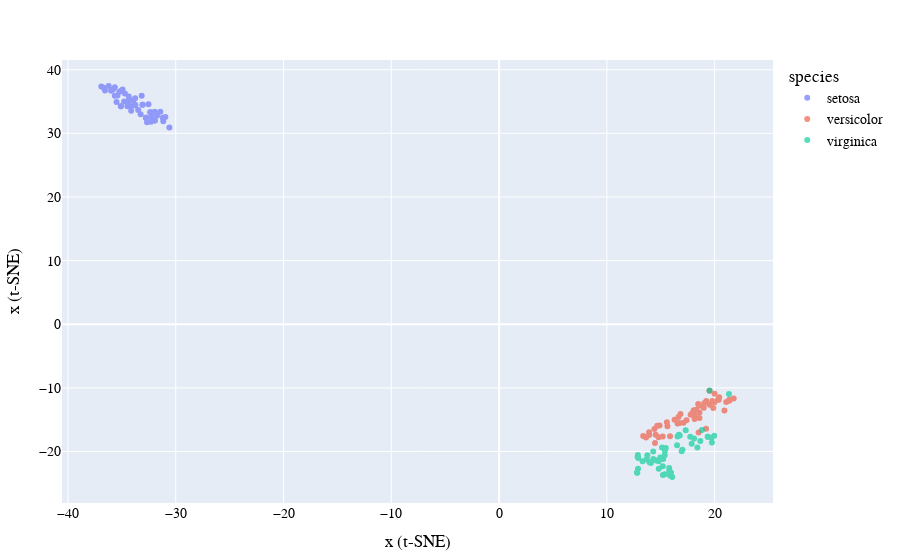

The notebook cell this image was saved under:
### Markdown cell above
## Project data into 2D with t-SNE
Within the Julia ML ecosystem, there is the **TSne** library for the t-SNE algorithm.
We will use the `scatter` method to plot the output of `tsne`.
Like before, we pull the iris dataset. 
Then, with the features of interest, we feed that data into the `tnse` function, inserting the data into the DataFrame for convenience.
The plot is a scatter plot, with the species signifying the color.

**Note:** The features are rescaled. 
This is usually done for t-SNE for better results and performance. 
The rescaled helper function is defined for that purpose.

### Code cell
using PlotlyJS, DataFrames, TSne, Statistics

function display_iris_tsne_2d()
    df = DataFrame(dataset("iris"))
    
    features = [:petal_length, :petal_width, :sepal_length, :sepal_width]
    
    rescale(A; dims=1) = (A .- mean(A, dims=dims)) ./ max.(std(A, dims=dims), eps())

    rescaled_features = rescale(Array(df[!,features]))
    tnse_features = tsne(rescaled_features, 2, 0, 1000, 30.0)
    insertcols!(df, :x_tsne => tnse_features[:,1], :y_tsne => tnse_features[:,2])
    
    layout = Layout(xaxis_title="x (t-SNE)", yaxis_title="x (t-SNE)", 
                    font=attr(family="Courier New", size=14,color="Black"))
    Plot(df, layout; x=:x_tsne, y=:y_tsne, color=:species, mode="markers", opacity=0.65)
end

display_iris_tsne_2d()

### Figure 1 — Plotly figure (JSON) as saved in the notebook; plotly's stock layout.template omitted (floating-point values rounded to 4 significant figures)
{"data": [{"legendgroup": "setosa", "marker": {"color": "#636efa"}, "mode": "markers", "name": "setosa", "opacity": 0.65, "showlegend": true, "type": "scatter", "x": [-34.43, -32.29, -32.32, -31.73, -34.36, -35.8, -32.52, -33.75, -31.16, -32.76, -35.65, -33.1, -31.95, -30.96, -36.22, -36.91, -36.0, -34.37, -35.65, -35.09, -35.09, -34.72, -33.16, -34.14, -33.05, -32.66, -33.76, -34.79, -34.48, -32.38, -32.25, -35.09, -36.56, -36.67, -32.76, -33.26, -35.49, -32.76, -31.21, -34.15, -33.94, -30.59, -31.43, -33.76, -34.93, -31.93, -35.23, -31.94, -35.41, -33.48], "xaxis": "x", "y": [35.04, 31.82, 33.31, 32.79, 35.78, 36.92, 34.56, 34.37, 31.89, 32.43, 35.92, 34.47, 32.03, 32.55, 37.45, 37.38, 36.67, 35.1, 37.23, 36.63, 34.27, 36.26, 35.9, 33.55, 34.5, 31.75, 34.5, 35.0, 34.26, 33.32, 32.66, 34.26, 36.71, 37.15, 32.43, 33.0, 34.94, 32.43, 32.44, 34.29, 35.19, 30.91, 33.39, 35.53, 36.89, 32.0, 36.52, 33.4, 35.95, 33.67], "yaxis": "y"}, {"legendgroup": "versicolor", "marker": {"color": "#EF553B"}, "mode": "markers", "name": "versicolor", "opacity": 0.65, "showlegend": true, "type": "scatter", "x": [13.37, 14.52, 13.64, 20.43, 15.62, 18.05, 14.8, 21.36, 14.89, 19.88, 21.77, 17.39, 19.99, 16.74, 18.59, 13.92, 18.14, 18.47, 19.53, 19.78, 15.86, 16.83, 19.2, 16.65, 15.57, 14.41, 14.67, 14.47, 17.11, 19.23, 20.31, 20.39, 18.57, 18.52, 18.59, 15.18, 13.93, 20.91, 18.15, 19.98, 19.54, 16.56, 19.03, 21.36, 18.99, 17.78, 17.91, 16.28, 21.07, 18.29], "xaxis": "x", "y": [-17.58, -17.38, -17.8, -11.45, -16.03, -13.53, -17.76, -12.02, -15.9, -13.15, -11.66, -15.07, -10.93, -15.5, -13.86, -16.96, -14.88, -12.52, -10.46, -12.05, -17.6, -14.09, -16.44, -14.57, -15.38, -16.45, -15.94, -18.67, -15.46, -12.05, -11.85, -11.86, -12.79, -17.01, -14.74, -17.66, -17.41, -13.57, -14.34, -12.26, -12.65, -15.59, -12.41, -11.88, -13.11, -14.22, -13.97, -14.99, -12.23, -13.43], "yaxis": "y"}, {"legendgroup": "virginica", "marker": {"color": "#00cc96"}, "mode": "markers", "name": "virginica", "opacity": 0.65, "showlegend": true, "type": "scatter", "x": [12.91, 19.36, 15.19, 16.51, 15.37, 15.37, 21.33, 15.79, 18.4, 12.89, 14.3, 17.87, 15.23, 19.96, 19.75, 13.75, 15.46, 12.81, 16.07, 19.53, 14.09, 19.72, 15.85, 18.1, 13.7, 14.81, 17.73, 16.56, 17.01, 15.78, 15.94, 12.82, 16.94, 17.32, 18.82, 15.2, 12.86, 15.12, 16.67, 14.81, 14.3, 14.59, 19.36, 13.95, 13.31, 14.96, 18.68, 15.39, 12.88, 16.77], "xaxis": "x", "y": [-21.01, -17.68, -22.32, -19.0, -20.6, -23.58, -10.97, -23.07, -19.36, -22.69, -20.01, -18.77, -21.16, -17.53, -18.59, -20.57, -19.44, -23.28, -24.02, -10.43, -21.81, -17.84, -23.78, -17.95, -21.21, -22.7, -17.67, -17.65, -19.73, -22.59, -23.3, -23.35, -19.95, -16.64, -16.63, -23.68, -20.83, -19.36, -17.37, -21.53, -21.17, -21.42, -17.68, -21.67, -21.52, -20.92, -18.34, -19.91, -20.54, -17.48], "yaxis": "y"}], "layout": {"font": {"color": "Black", "family": "Courier New", "size": 14}, "legend": {"title": {"text": "species"}, "tracegroupgap": 0}, "margin": {"b": 50, "l": 50, "r": 50, "t": 60}, "xaxis": {"title": {"text": "x (t-SNE)"}}, "yaxis": {"title": {"text": "x (t-SNE)"}}}}
